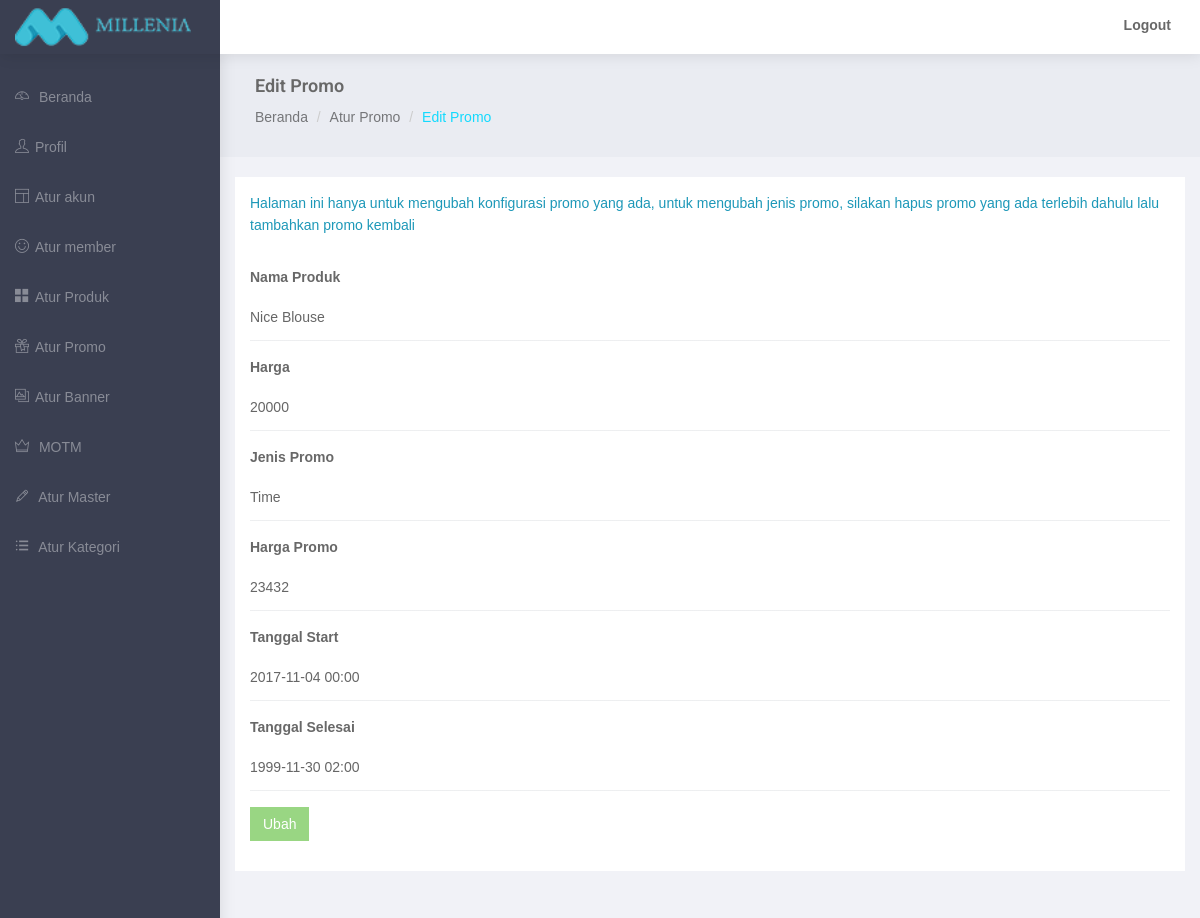
Before: /admin/edit-promo.php?pid=15 (signed in) with the older database file.
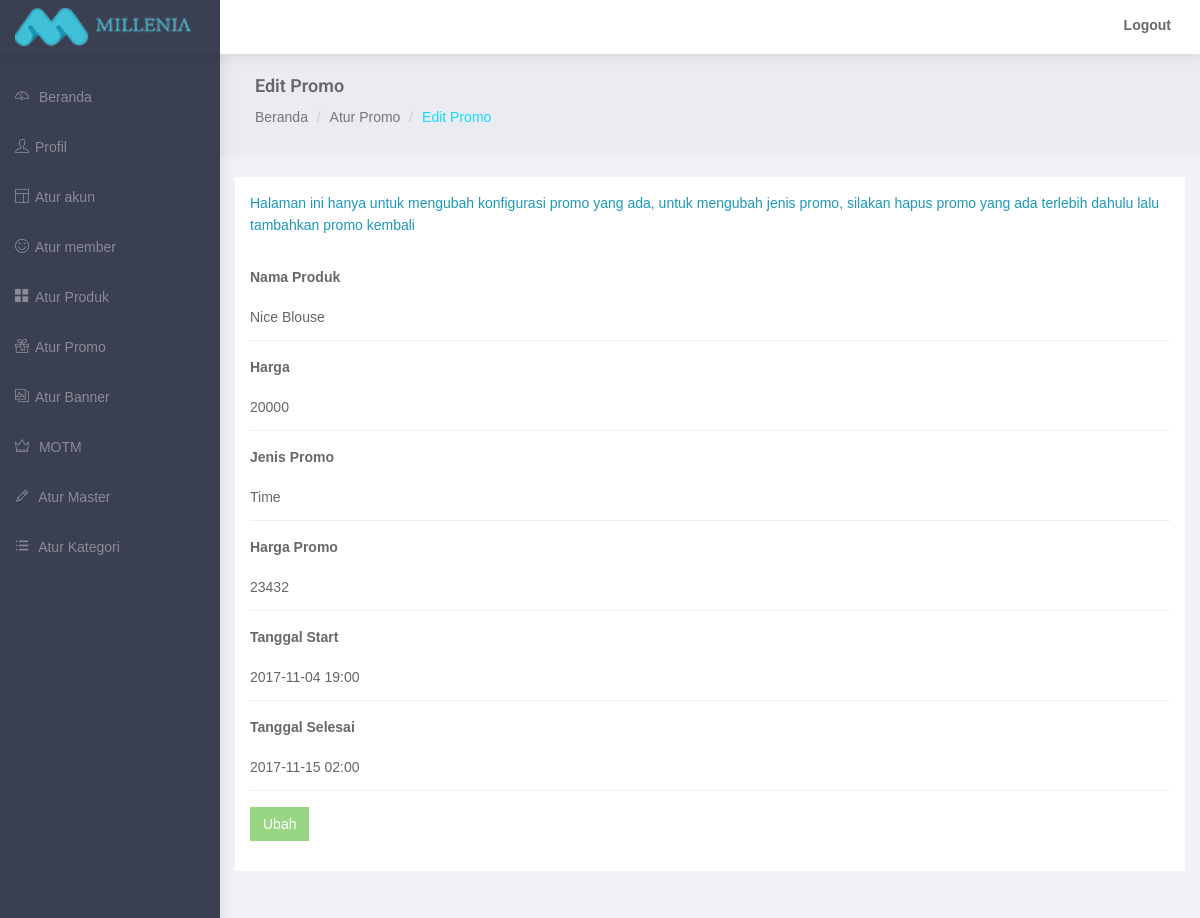
After: the same page with the newer database file.
### tables this page shows
CREATE TABLE `mi_product` (
  `product_no` int(11) NOT NULL,
  `product_code` varchar(20) DEFAULT NULL,
  `product_name` varchar(100) NOT NULL,
  `product_price` int(11) NOT NULL,
  `product_price_grosir1` int(3) DEFAULT NULL,
  `product_price_grosir2` int(3) DEFAULT NULL,
  `product_price_grosir3` int(3) DEFAULT NULL,
  `product_weight` int(11) NOT NULL,
  `product_subsubcategory_id` int(11) NOT NULL,
  `product_desc` varchar(300) NOT NULL,
  `product_detail` text NOT NULL,
  `product_size_detail` text NOT NULL,
  `product_motm` enum('Y','N') NOT NULL DEFAULT 'N',
  `product_active` enum('Y','N') NOT NULL,
  `product_clearance_active` enum('Y','N') NOT NULL DEFAULT 'N',
  `product_time_active` enum('Y','N') NOT NULL DEFAULT 'N',
  `product_qty_active` enum('Y','N') NOT NULL DEFAULT 'N',
  `product_time_day` date NOT NULL,
  `product_time_hour` time NOT NULL,
  `product_time_day_end` date NOT NULL,
  `product_time_hour_end` time NOT NULL,
  `product_qty_sale` int(11) DEFAULT NULL,
  `product_promo_price` int(11) NOT NULL,
  `product_timestamp` timestamp NOT NULL DEFAULT CURRENT_TIMESTAMP,
  `product_created_user` varchar(20) NOT NULL
);

### admin/edit-promo.php (the view, shortened to what the changed rows need)
<?php
	require 'includes/connect.php';
?>
<!DOCTYPE html>
<html lang="en">
<head>
</head>
<body>
    <div id="wrapper">
        <?php
            $pid = $_GET['pid'];
            $sql = "SELECT * FROM mi_product WHERE product_no = '$pid'";
            $list = mysqli_query($conn, $sql);
            while ($row = mysqli_fetch_assoc($list)) {
                $name = $row['product_name'];
                $price = $row['product_price'];
                $promo = "";
                $product_promo_price = $row['product_promo_price'];
                $product_clearance_active = $row['product_clearance_active'];
                $product_time_active = $row['product_time_active'];
                $product_time_day = $row['product_time_day'];
                $product_time_hour = $row['product_time_hour_end'];
                $product_time_day_end = $row['product_time_day_end'];
                $product_time_hour_end = $row['product_time_hour'];
                if($product_clearance_active == 'Y'){
                    $promo = "Clearance";
                } elseif ($product_time_active == 'Y') {
                    $promo = "Time";
                } else {
                    $promo = "Qty";
                }
            }
        ?>
        <div id="page-wrapper">
            <div class="container-fluid">
                <div class="row">
                    <div class="col-md-12 col-lg-12 col-sm-12">
                        <div class="white-box">
                            <p style="color: #1D98B8">Halaman ini hanya untuk mengubah konfigurasi promo yang ada, untuk mengubah jenis promo, silakan hapus promo yang ada terlebih dahulu lalu tambahkan promo kembali</p><br>
                            <form class="form-horizontal form-material" method="post" action="edit-promo.php?pid=<?php echo $pid ?>">
                                <div class="form-group">
                                    <div class="col-md-12">
                                        <input type="text" class="form-control form-control-line" name="name" required="yes" disabled value="<?php echo $name?>"> </div>
                                </div>
                                <div class="form-group">
                                    <div class="col-md-12 money">
                                        <input type="text" class="numberOnly form-control form-control-line" autocomplete="off" disabled maxlength="50" name="price" value="<?php echo $price ?>" />
                                    </div>
                                </div>
                                <div class="form-group">
                                    <div class="col-md-12">
                                        <input type="text" class="form-control form-control-line" name="jenis" required="yes" readonly value="<?php echo $promo ?>">
                                    </div>
                                </div>
                                <div class="form-group">
                                    <div class="col-md-12 money">
                                        <input type="text" class="numberOnly form-control form-control-line" autocomplete="off" maxlength="50" name="promo" value="<?php echo $product_promo_price ?>" />
                                         </div>
                                </div>
                                <?php
                                    if($promo == 'Time') {
                                        ?>
                                        <div class="form-group change">
                                                <label class="col-md-12">Tanggal Start</label>
                                                <div class="col-md-12">
                                                    <input type="text" class="date form-control form-control-line" name="mulai" value="<?php echo $product_time_day.' '.$product_time_hour ?>">
                                                </div>
                                        </div>
                                        <div class="form-group change">
                                                <label class="col-md-12">Tanggal Selesai</label>
                                                <div class="col-md-12">
                                                    <input type="text" class="date form-control form-control-line" name="selesai" value="<?php echo $product_time_day_end.' '.$product_time_hour_end ?>">
                                                </div>
                                        </div>
                                        <?php
                                    }
                                ?>
                            </form>
                        </div>
                    </div>
                </div>
            </div>
        </div>
    </div>
</body>
</html>

Changed rows visible on the page:
changed mi_product "Nice Blouse": mulai "2017-11-04 00:00" → "2017-11-04 19:00"; selesai "1999-11-30 02:00" → "2017-11-15 02:00"
